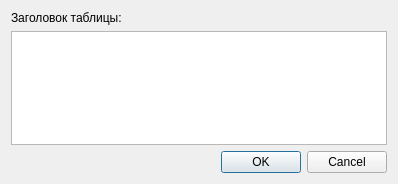
<?xml version="1.0" encoding="UTF-8"?>
<ui version="4.0">
 <class>SettingsDialog</class>
 <widget class="QDialog" name="SettingsDialog">
  <property name="geometry">
   <rect>
    <x>0</x>
    <y>0</y>
    <width>398</width>
    <height>184</height>
   </rect>
  </property>
  <property name="windowTitle">
   <string>Настройки</string>
  </property>
  <layout class="QVBoxLayout" name="verticalLayout" stretch="0,0,1,0">
   <item>
    <widget class="QLabel" name="lblTitleParam">
     <property name="text">
      <string>Заголовок таблицы:</string>
     </property>
    </widget>
   </item>
   <item>
    <widget class="QTextEdit" name="txtTitle">
     <property name="maximumSize">
      <size>
       <width>16777215</width>
       <height>500</height>
      </size>
     </property>
    </widget>
   </item>
   <item>
    <spacer name="verticalSpacer">
     <property name="orientation">
      <enum>Qt::Vertical</enum>
     </property>
     <property name="sizeHint" stdset="0">
      <size>
       <width>20</width>
       <height>0</height>
      </size>
     </property>
    </spacer>
   </item>
   <item>
    <widget class="QDialogButtonBox" name="buttonBox">
     <property name="orientation">
      <enum>Qt::Horizontal</enum>
     </property>
     <property name="standardButtons">
      <set>QDialogButtonBox::Cancel|QDialogButtonBox::Ok</set>
     </property>
    </widget>
   </item>
  </layout>
 </widget>
 <resources/>
 <connections>
  <connection>
   <sender>buttonBox</sender>
   <signal>rejected()</signal>
   <receiver>SettingsDialog</receiver>
   <slot>reject()</slot>
   <hints>
    <hint type="sourcelabel">
     <x>316</x>
     <y>260</y>
    </hint>
    <hint type="destinationlabel">
     <x>286</x>
     <y>274</y>
    </hint>
   </hints>
  </connection>
 </connections>
</ui>
